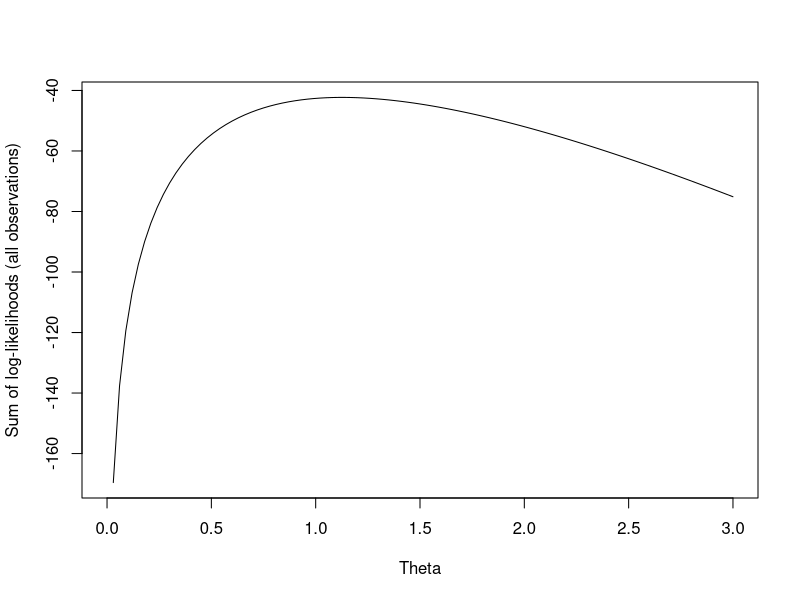
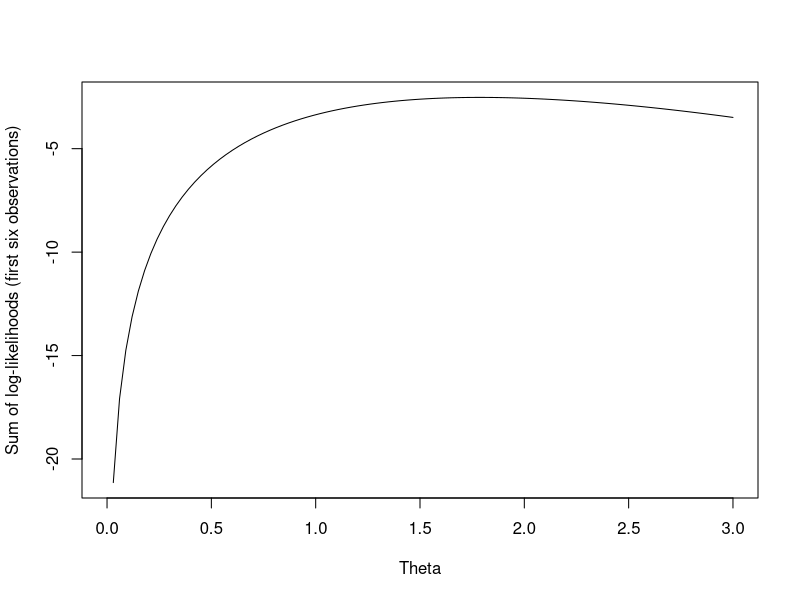
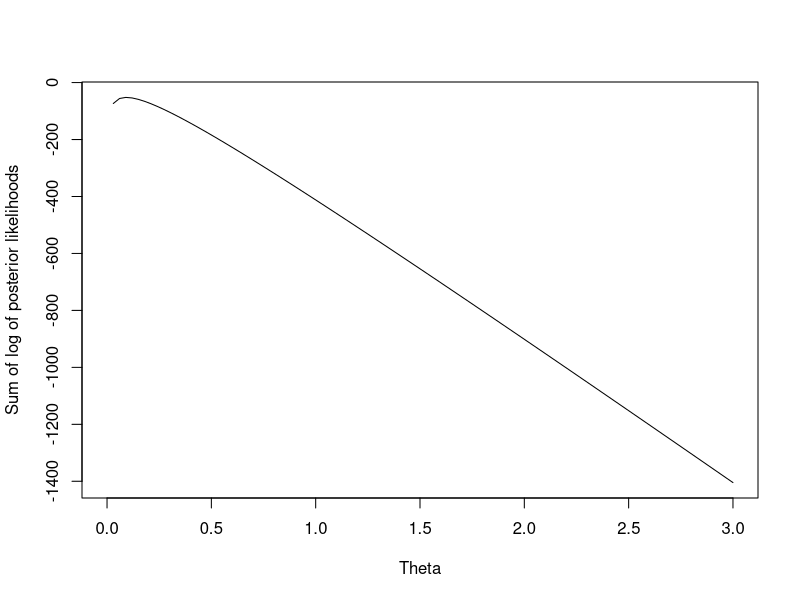
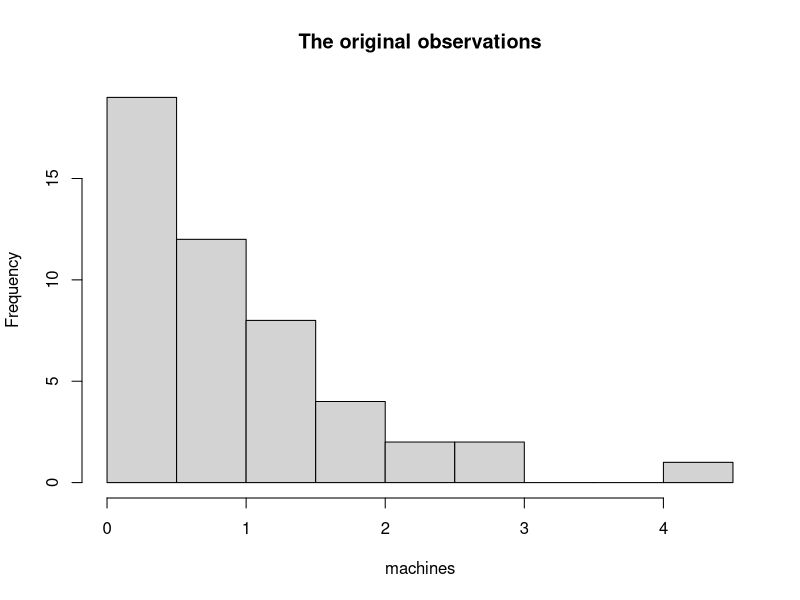
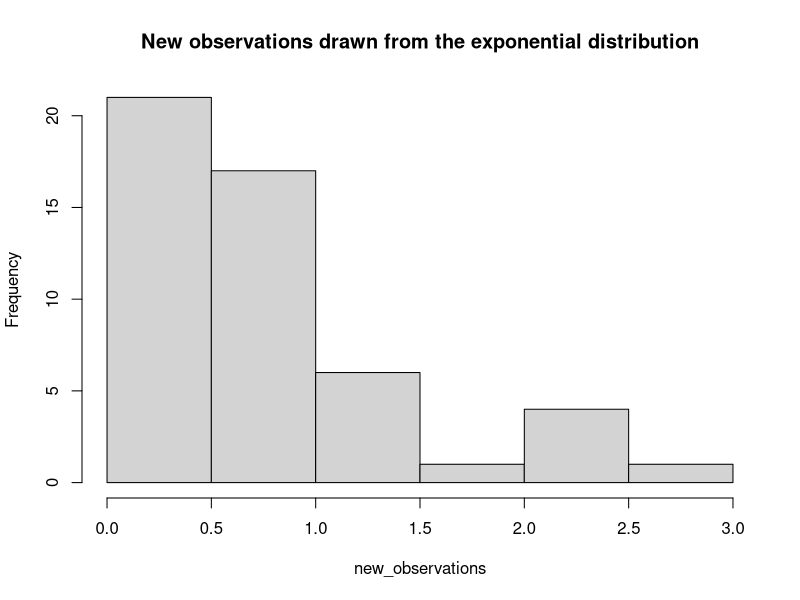

R code for these plots, in order:
# load data from csv and convert to matrix
# if csv is using comma separator of decimal points,
# change to data = "," in argument passed to read.csv()

data_csv = read.csv("machines.csv", header = TRUE, sep = ",", quote = "\"",
                    dec = ".", fill = TRUE, comment.char = "")
machines = as.matrix(data_csv)

# the probability function used to calculate the log-likelihood
probability=function(theta, data) {
  return (theta * exp((-theta) * data))
}

# sum of log-likelihoods function, returns sum of the log-likelihoods using all observations
sum_log_likelihood=function(theta) {
  return(sum(log(probability(theta, machines))))
}

# sum of log-likelihoods function, returns sum of the log-likelihoods using just the first 6 observations
sum_log_likelihood2=function(theta) {
  return(sum(log(probability(theta, machines[1:6]))))
}

# prior probability for theta for the bayesian model
prior_probability=function(theta) {
  return (10 * exp(-10 * theta))
}

# sum of log of posterior likelihoods
sum_log_posterior_likelihood=function(theta) {
  return (sum(log(probability(theta, machines)*prior_probability(theta))))
}

# function needs to be vectorized to be accepted by curve.. obviously! (?)
f <- Vectorize(sum_log_likelihood)
# plot function for values of theta from 0 to 3
curve(f, from=0, to=3, xlab="Theta", ylab="Sum of log-likelihoods (all observations)")
# find the theta value that maximizes the sum of log-likelihoods function with all observations
max_likelihood_all = optimize(f, interval=c(0, 3), maximum=TRUE)
cat("max log-likelihood value using all observations is given by theta =", max_likelihood_all$maximum, "\n")

# repeat using only the first six observations in 'machines' 
# (can't figure out how to pass several arguments when plotting with curve() function)
f2 <- Vectorize(sum_log_likelihood2)
curve(f2, from=0, to=3, xlab="Theta", ylab="Sum of log-likelihoods (first six observations)")
max_likelihood_first6 = optimize(f2, interval=c(0, 3), maximum=TRUE)
cat("max log-likelihood value using only first 6 observations is given by theta =", max_likelihood_first6$maximum, "\n")

# use the log-likelihood function where theta has a prior probability (bayesian model)
f3 <- Vectorize(sum_log_posterior_likelihood)
curve(f3, from=0, to=3, xlab="Theta", ylab="Sum of log of posterior likelihoods")
max_likelihood_bayesian = optimize(f3, interval=c(0, 3), maximum=TRUE)
cat("max log-likelihood in p(x, theta) gives optimal theta =", max_likelihood_bayesian$maximum, "\n")

# generate 50 new observations from the exponential distribution
new_observations = rexp(50, rate = max_likelihood_all$maximum)

# plot histograms with the old and new observations
hist(machines, plot=TRUE, main="The original observations")
hist(new_observations, plot=TRUE, main="New observations drawn from the exponential distribution")